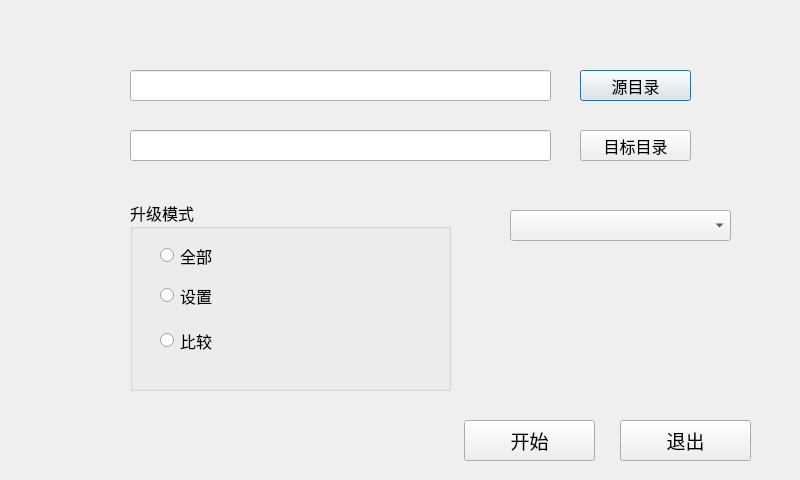
<?xml version="1.0" encoding="UTF-8"?>
<ui version="4.0">
 <class>AppToolClass</class>
 <widget class="QDialog" name="AppToolClass">
  <property name="geometry">
   <rect>
    <x>0</x>
    <y>0</y>
    <width>800</width>
    <height>480</height>
   </rect>
  </property>
  <property name="font">
   <font>
    <family>微软雅黑</family>
    <pointsize>18</pointsize>
   </font>
  </property>
  <property name="windowTitle">
   <string>AppTool</string>
  </property>
  <property name="autoFillBackground">
   <bool>false</bool>
  </property>
  <widget class="QLineEdit" name="sourceLineEdit">
   <property name="geometry">
    <rect>
     <x>130</x>
     <y>70</y>
     <width>421</width>
     <height>31</height>
    </rect>
   </property>
   <property name="font">
    <font>
     <pointsize>12</pointsize>
    </font>
   </property>
  </widget>
  <widget class="QPushButton" name="sourceFileButton">
   <property name="geometry">
    <rect>
     <x>580</x>
     <y>70</y>
     <width>111</width>
     <height>31</height>
    </rect>
   </property>
   <property name="font">
    <font>
     <pointsize>12</pointsize>
    </font>
   </property>
   <property name="text">
    <string>源目录</string>
   </property>
  </widget>
  <widget class="QLineEdit" name="targetLineEdit">
   <property name="geometry">
    <rect>
     <x>130</x>
     <y>130</y>
     <width>421</width>
     <height>31</height>
    </rect>
   </property>
   <property name="font">
    <font>
     <pointsize>12</pointsize>
    </font>
   </property>
  </widget>
  <widget class="QPushButton" name="targetFileButton">
   <property name="geometry">
    <rect>
     <x>580</x>
     <y>130</y>
     <width>111</width>
     <height>31</height>
    </rect>
   </property>
   <property name="font">
    <font>
     <pointsize>12</pointsize>
    </font>
   </property>
   <property name="text">
    <string>目标目录</string>
   </property>
  </widget>
  <widget class="QComboBox" name="modelComboBox">
   <property name="geometry">
    <rect>
     <x>510</x>
     <y>210</y>
     <width>221</width>
     <height>31</height>
    </rect>
   </property>
   <property name="font">
    <font>
     <pointsize>12</pointsize>
    </font>
   </property>
  </widget>
  <widget class="QGroupBox" name="updateGroupBox">
   <property name="geometry">
    <rect>
     <x>130</x>
     <y>200</y>
     <width>321</width>
     <height>191</height>
    </rect>
   </property>
   <property name="font">
    <font>
     <pointsize>12</pointsize>
    </font>
   </property>
   <property name="title">
    <string>升级模式</string>
   </property>
   <widget class="QRadioButton" name="allRadioButton">
    <property name="geometry">
     <rect>
      <x>30</x>
      <y>40</y>
      <width>241</width>
      <height>31</height>
     </rect>
    </property>
    <property name="text">
     <string>全部</string>
    </property>
   </widget>
   <widget class="QRadioButton" name="settingRadioButton">
    <property name="geometry">
     <rect>
      <x>30</x>
      <y>80</y>
      <width>241</width>
      <height>31</height>
     </rect>
    </property>
    <property name="text">
     <string>设置</string>
    </property>
   </widget>
   <widget class="QRadioButton" name="compareRadioButton">
    <property name="geometry">
     <rect>
      <x>30</x>
      <y>125</y>
      <width>241</width>
      <height>31</height>
     </rect>
    </property>
    <property name="text">
     <string>比较</string>
    </property>
   </widget>
  </widget>
  <widget class="QPushButton" name="startButton">
   <property name="geometry">
    <rect>
     <x>464</x>
     <y>420</y>
     <width>131</width>
     <height>41</height>
    </rect>
   </property>
   <property name="font">
    <font>
     <pointsize>14</pointsize>
    </font>
   </property>
   <property name="text">
    <string>开始</string>
   </property>
  </widget>
  <widget class="QPushButton" name="exitButton">
   <property name="geometry">
    <rect>
     <x>620</x>
     <y>420</y>
     <width>131</width>
     <height>41</height>
    </rect>
   </property>
   <property name="font">
    <font>
     <pointsize>14</pointsize>
    </font>
   </property>
   <property name="text">
    <string>退出</string>
   </property>
  </widget>
  <zorder>updateGroupBox</zorder>
  <zorder>sourceLineEdit</zorder>
  <zorder>sourceFileButton</zorder>
  <zorder>targetLineEdit</zorder>
  <zorder>targetFileButton</zorder>
  <zorder>modelComboBox</zorder>
  <zorder>startButton</zorder>
  <zorder>exitButton</zorder>
 </widget>
 <layoutdefault spacing="6" margin="11"/>
 <resources>
  <include location="apptool.qrc"/>
 </resources>
 <connections>
  <connection>
   <sender>sourceFileButton</sender>
   <signal>clicked()</signal>
   <receiver>AppToolClass</receiver>
   <slot>selectSourceDictionary()</slot>
   <hints>
    <hint type="sourcelabel">
     <x>671</x>
     <y>81</y>
    </hint>
    <hint type="destinationlabel">
     <x>739</x>
     <y>111</y>
    </hint>
   </hints>
  </connection>
  <connection>
   <sender>targetFileButton</sender>
   <signal>clicked()</signal>
   <receiver>AppToolClass</receiver>
   <slot>selectTargetDictionary()</slot>
   <hints>
    <hint type="sourcelabel">
     <x>673</x>
     <y>144</y>
    </hint>
    <hint type="destinationlabel">
     <x>713</x>
     <y>168</y>
    </hint>
   </hints>
  </connection>
  <connection>
   <sender>startButton</sender>
   <signal>clicked()</signal>
   <receiver>AppToolClass</receiver>
   <slot>startApp()</slot>
   <hints>
    <hint type="sourcelabel">
     <x>485</x>
     <y>434</y>
    </hint>
    <hint type="destinationlabel">
     <x>419</x>
     <y>442</y>
    </hint>
   </hints>
  </connection>
  <connection>
   <sender>exitButton</sender>
   <signal>clicked()</signal>
   <receiver>AppToolClass</receiver>
   <slot>exitApp()</slot>
   <hints>
    <hint type="sourcelabel">
     <x>720</x>
     <y>430</y>
    </hint>
    <hint type="destinationlabel">
     <x>772</x>
     <y>447</y>
    </hint>
   </hints>
  </connection>
 </connections>
 <slots>
  <slot>selectSourceDictionary()</slot>
  <slot>selectTargetDictionary()</slot>
  <slot>startApp()</slot>
  <slot>exitApp()</slot>
 </slots>
</ui>
